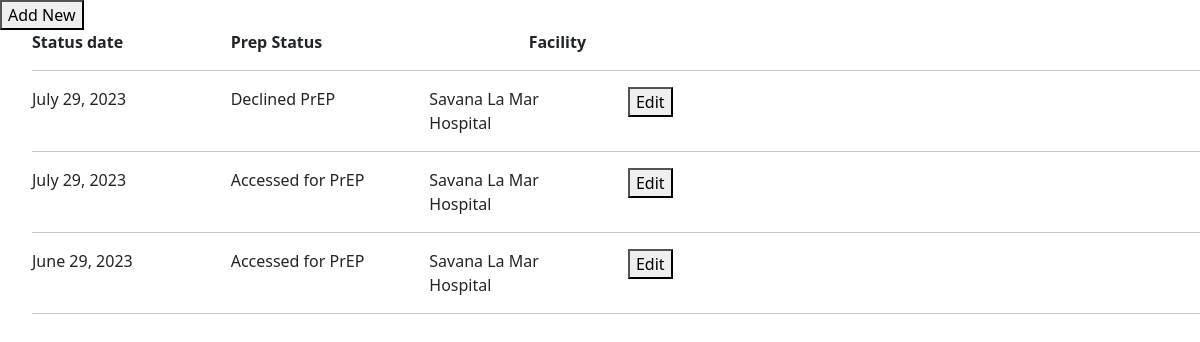
Page /client/prepstatus_list/3/ (signed in) on the earlier database version.
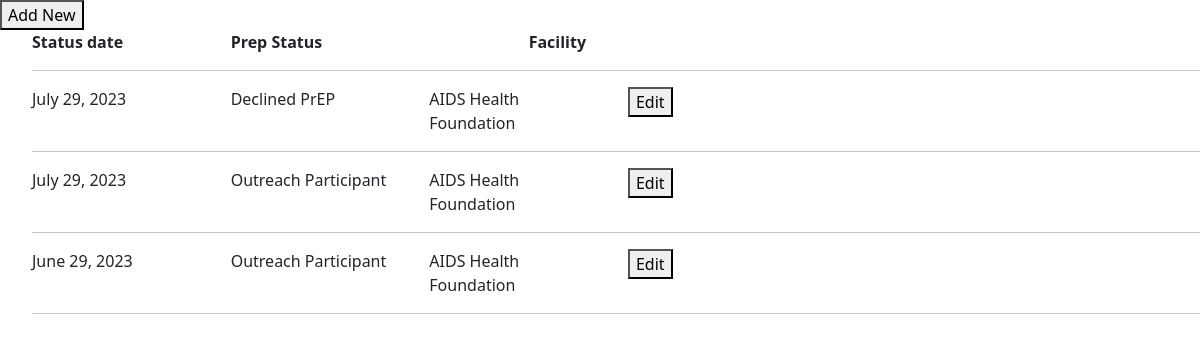
Same page on the later database version.
### prep_app/models.py (models this page shows, shortened)
class PrepStatusDetail(TSIS2BaseModel):
    client = models.ForeignKey("Client", blank=False, null=False, on_delete=models.PROTECT)
    status_date = models.DateField(blank=False, null=False)
    prepstatus = models.ForeignKey("PrepStatus", blank=False, null=False, on_delete=models.PROTECT)
    deactivated_at = models.BooleanField(default=False)
    facility = models.ForeignKey("Facility", on_delete=models.CASCADE)

class Facility(TSIS2BaseModel):
    name = models.CharField(max_length=255, blank=False, null=False)
    code = models.CharField(max_length=255, blank=False, null=False, unique=True)
    lab_ref_code = models.CharField(max_length=255, blank=True, null=True, verbose_name='LAB reference code')
    address1 = models.CharField(max_length=255, blank=True, null=True)
    parish = models.ForeignKey("Parish", blank=False, null=False,
                               related_name='facility_parish', on_delete=models.PROTECT)
    organization = models.ForeignKey("Organization", blank=False, null=False, related_name="facility_organization", on_delete=models.PROTECT)

class PrepStatus(models.Model):
    name = models.CharField(max_length=255, blank=False, null=False)
    code = models.CharField(max_length=255, blank=False, null=False)
    deactivated_at = models.BooleanField(default=False)
    def __str__(self):
        return "%s" % (self.name)

### prep_app/views.py (the view)
# urls.py: path('prepstatus_list/<int:client_id>/', prepstatus_list, name='prepstatus_list'),
def prepstatus_list(request, client_id):
    if request.session.get('User') is None:
        return redirect('login_user')
    client = get_object_or_404(Client, pk=client_id)
    prepstatus = PrepStatusDetail.objects.filter(client_id=client_id).order_by('-status_date')
    return render(request, 'prepstatus_list.html', {'prepstatus': prepstatus, 'client_id': client_id})

### prep_app/base_model.py (called while the page is built)
    def get_queryset(self):
        if self.include_deleted:
            return TSIS2BaseQuerySet(self.model)
        return TSIS2BaseQuerySet(self.model).filter(deleted_at=None)

### accounts/templates/prepstatus_list.html (shortened to what this page needs)
{% load widget_tweaks %}
{% load bootstrap5 %}
{% bootstrap_css %}
{% load crispy_forms_tags %}
</head>
{% block content %}
<div class="col-md-4">  <button onclick="popup2({{ client.id }})">Add New</button>  </div>
<ul>
  <b><div class="row">
    <div class="col-md-2"> Status date </div>
    <div class="col-md-3">   Prep Status</div>
    <div class="col-md-2">   Facility</div>
    <div class="col-md-5">  </div>
  </div> </b>
<hr>
{% for ps in prepstatus %}
<div class="row">
    <div class="col-md-2">  {{ ps.status_date  }}</div>
    <div class="col-md-2">  {{ ps.prepstatus  }}</div>
    <div class="col-md-2">  {{ ps.facility.name  }}</div>
    <div class="col-md-2"> <button onclick="popup({{ ps.id }})">Edit</button>  </div>
    <div class="col-md-3">  </div>
  </div>
  <hr>
{% endfor %}
</ul>
{% endblock %}

Differences in the rows shown:
changed through a linked row, PrepStatusDetail "Declined PrEP": facility.name "Savana La Mar Hospital" → "AIDS Health Foundation"
changed PrepStatusDetail (number 2 of 3 on the later page): prepstatus "Accessed for PrEP" → "Outreach Participant"; facility.name "Savana La Mar Hospital" → "AIDS Health Foundation"
changed PrepStatusDetail "June 29, 2023": prepstatus "Accessed for PrEP" → "Outreach Participant"; facility.name "Savana La Mar Hospital" → "AIDS Health Foundation"
